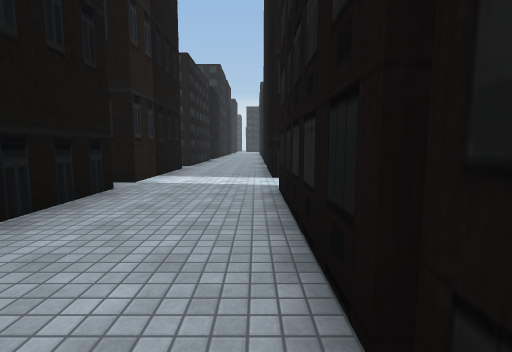
view 1 (above)

20 first-person views from a walk through a 3-D level made in the Unity game engine. The camera is 1.4 m above the floor, tilts 6° down and sees 85° across. The floor is counted in squares, 2 m on a side. Each view is taken from the middle of a square. On the plan, view 1 faces up. The plan holds only what a view shows up to about 9 squares ahead; the rest is blank. The place goes on beyond the plan. Some surface patterns are stand-ins.

view 2
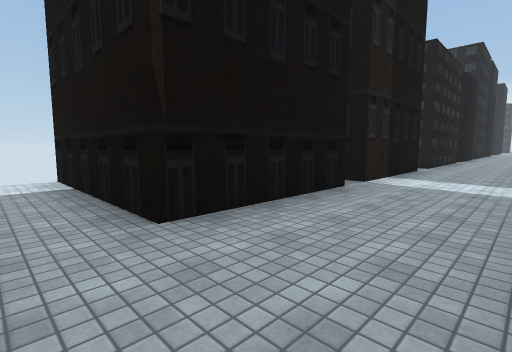

view 3
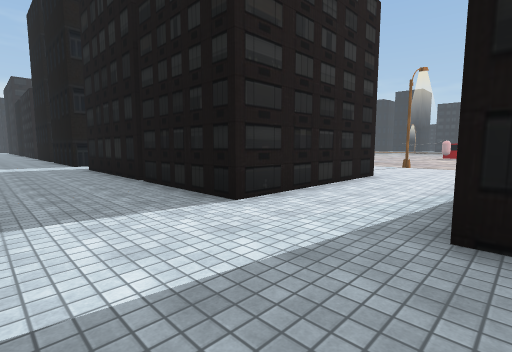

view 4
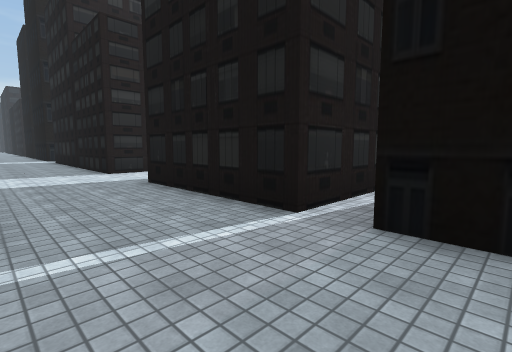

view 5
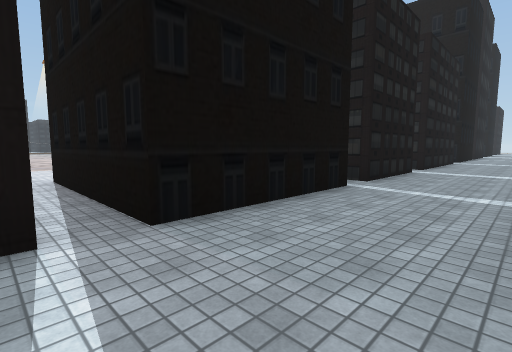

view 6
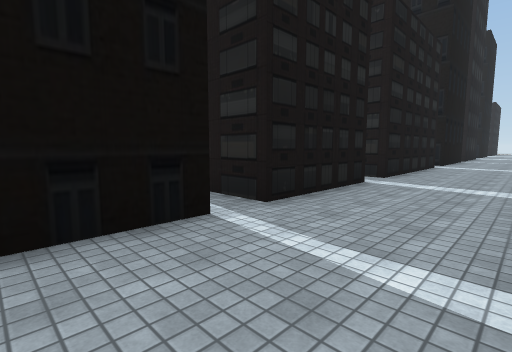

view 7
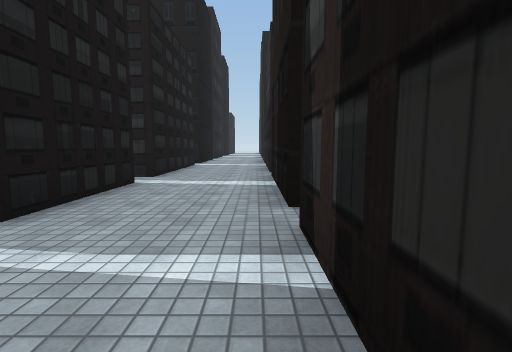

view 8
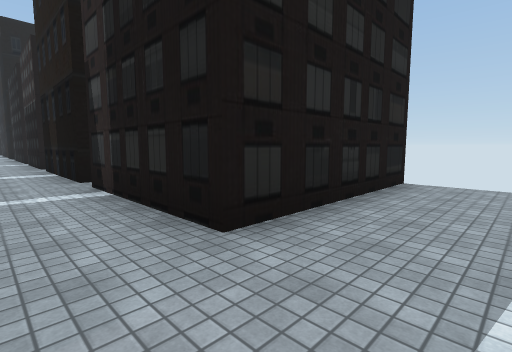

view 9
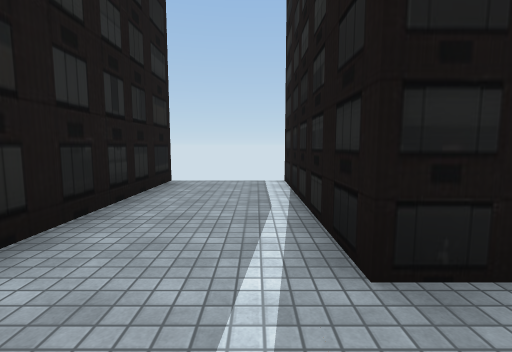

view 10
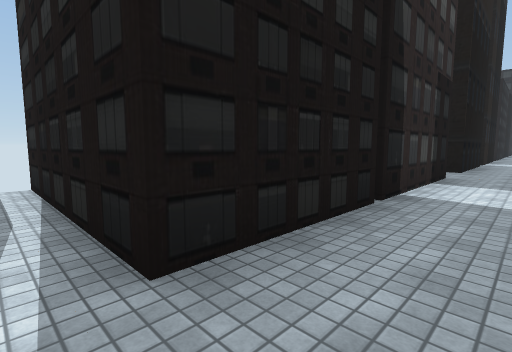

view 11
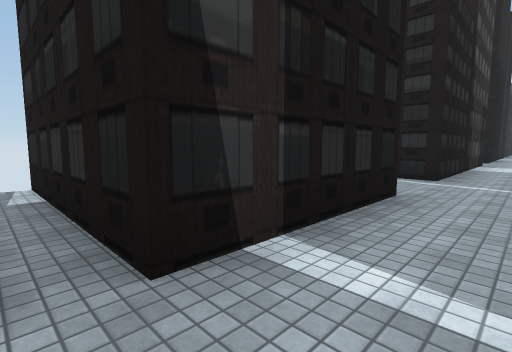

view 12
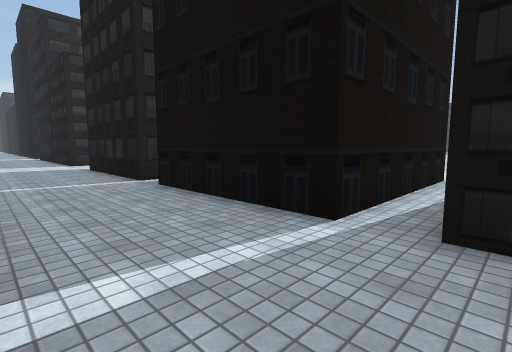

view 13
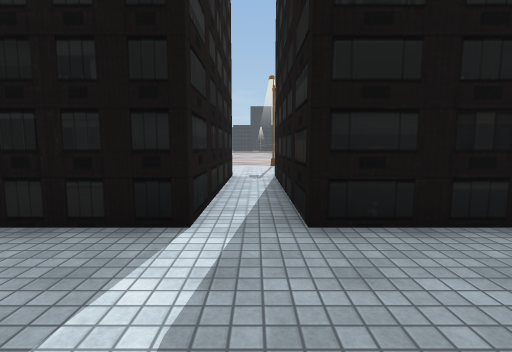

view 14
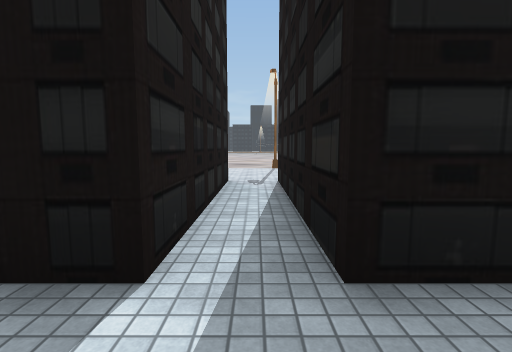

view 15
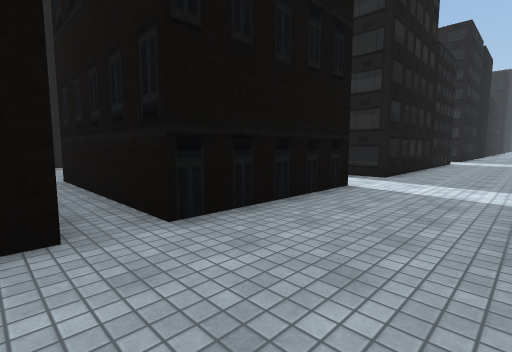

view 16
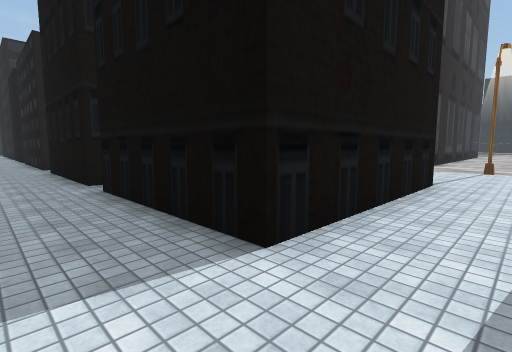

view 17
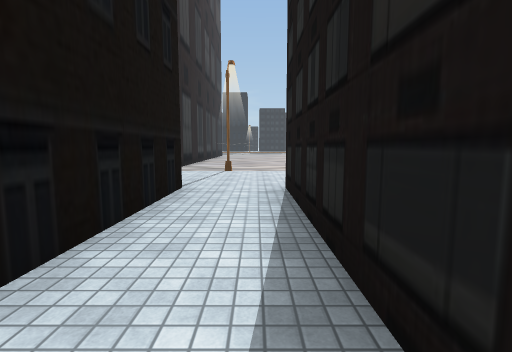

view 18
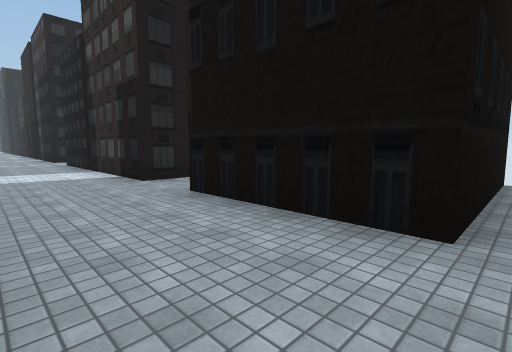

view 19
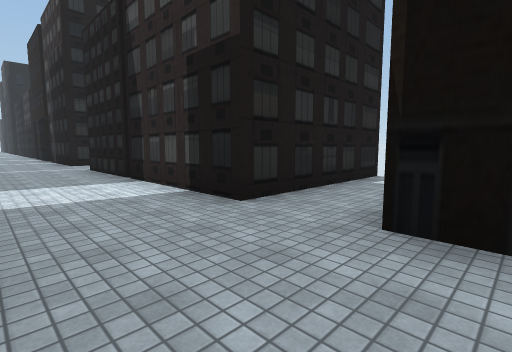

view 20
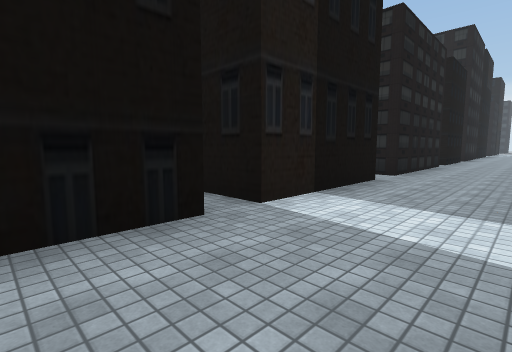

### Floor plan
Points are (right, up) in squares from view 1. A wall is a line through its corners. A room is listed if a view was taken in it or the views show most of it. See-through windows are left out.
Room 1 (views 1, 2, 3, 4, 5, 6, 7, 8, 9, 10, 11, 12, 13, 14, 15, 16, 17, 18, 19, 20)
walls: (0.4, -8.3) (0.4, -4.5); (4.9, -2.3) (0.4, -2.3) (0.4, 4.5) (4.9, 4.5); (-6.9, -0.7) (-2.4, -0.7) (-2.4, -7.4) (-6.9, -7.4); (-2.4, 4.8) (-2.4, 1.1) (-6.9, 1.1); (-6.9, -9.8) (-2.4, -9.8) (-2.4, -13.4) (-6.9, -13.4); (-6.9, 4.5) (-2.4, 4.5); (4.9, 6.3) (0.4, 6.3) (0.4, 9.8) (4.9, 9.8); (-2.4, -14.1) (-2.4, -17.9); (4.9, -12.7) (0.4, -12.7) (0.4, -9.1); (-2.4, 9) (-2.4, 5.5) (-3.6, 5.5); (0.4, 10.5) (0.4, 12.5); (4.9, -16.4) (0.4, -16.4) (0.4, -13.6) (1.6, -13.6); (-2.4, 12.5) (-2.4, 10.1); (-2.4, -18.6) (-2.4, -19.4); (0.4, -19.5) (0.4, -17.5) (4.9, -17.5)
ways out: opening at (4, -17); opening at (4, -13); opening at (4, -3.5); opening at (4, 5.5); opening at (4, 10); gap at (-7, -14)

Positions as (right, up) in squares from view 1, and headings:
1: (0, 0), facing up
2: (0, 0), facing up-left
3: (-2, -5), facing up-right
4: (-2, -10), facing up-right
5: (-2, -8), facing down-right
6: (-2, -11), facing down-right
7: (-2, -11), facing down
8: (-1, -8), facing down-left
9: (-1, -8), facing left
10: (-1, -8), facing up-left
11: (-1, -14), facing up-left
12: (-2, -14), facing up-right
13: (-2, -17), facing right
14: (-1, -17), facing right
15: (-2, 11), facing down-right
16: (-1, 5), facing up-right
17: (0, 5), facing right
18: (0, 5), facing down-left
19: (0, 2), facing down-left
20: (0, 3), facing up-left
